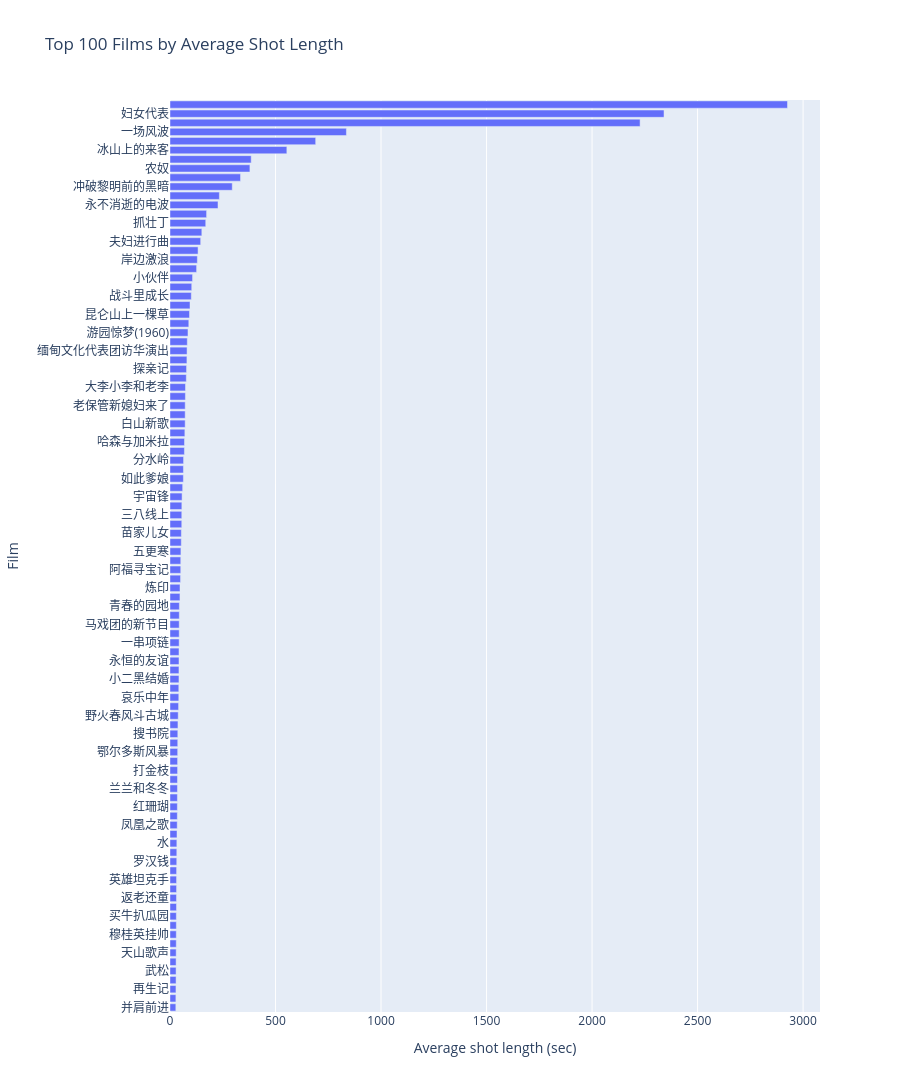

Source (notebook cell):
### Markdown cell above
## 1. Top-N Films by Average Shot Length

High values are useful for quickly finding likely detection failures or unusually slow-cut films.

### Code cell
top_films = (
    film_level.sort_values("avg_shot_length", ascending=False)
    .head(TOP_N)
    .sort_values("avg_shot_length", ascending=True)
)

fig_top = px.bar(
    top_films,
    x="avg_shot_length",
    y="film",
    orientation="h",
    title=f"Top {TOP_N} Films by Average Shot Length",
    hover_data=["shot_count", "median_shot_length", "total_duration_sec", "year", "filmType", "colour", "match_method"],
)
fig_top.update_layout(height=max(700, TOP_N * 18), xaxis_title="Average shot length (sec)", yaxis_title="Film")
fig_top.show()

### Figure 1 — Plotly figure (JSON) as saved in the notebook; plotly's stock layout.template omitted (floating-point values rounded to 4 significant figures; data arrays with more than 128 entries replaced by an {"elided": "..."} marker saying what was removed)
{"data": [{"customdata": {"elided": "100x7 mixed values"}, "hovertemplate": "avg_shot_length=%{x}<br>film=%{y}<br>shot_count=%{customdata[0]}<br>median_shot_length=%{customdata[1]}<br>total_duration_sec=%{customdata[2]}<br>year=%{customdata[3]}<br>filmType=%{customdata[4]}<br>colour=%{customdata[5]}<br>match_method=%{customdata[6]}<extra></extra>", "legendgroup": "", "marker": {"color": "#636efa", "pattern": {"shape": ""}}, "name": "", "orientation": "h", "showlegend": false, "textposition": "auto", "type": "bar", "x": [27.65, 27.85, 28.24, 28.7, 28.76, 28.93, 29.29, 29.64, 29.82, 30.03, 30.05, 30.68, 30.71, 31.02, 31.03, 31.29, 32.04, 32.26, 32.44, 33.29, 34.21, 34.73, 34.89, 35.09, 35.36, 35.41, 35.91, 36.02, 36.44, 36.76, 37.05, 37.7, 38.96, 40.65, 41.7, 41.72, 42.44, 42.45, 42.6, 42.6, 43.34, 43.57, 43.69, 44.14, 44.39, 47.2, 47.46, 50.05, 50.99, 51.05, 51.78, 53.46, 53.76, 55.76, 55.82, 56.13, 57.28, 60.05, 63.38, 63.62, 64.33, 68.26, 68.65, 70.44, 71.9, 71.94, 72.01, 72.98, 73.47, 77.27, 78.41, 80.19, 80.82, 82.03, 85.2, 89.12, 92.47, 94.88, 100.9, 103.0, 106.9, 126.1, 129.6, 133.0, 145.4, 150.8, 169.3, 173.4, 227.4, 234.0, 295.0, 334.2, 378.7, 384.8, 553.7, 690.3, 836.0, 2228.0, 2341.0, 2926.0], "xaxis": "x", "y": ["并肩前进", "梅兰芳的舞台艺术（下集）", "再生记", "复试", "武松", "淮上人家", "天山歌声", "陈三五娘", "穆桂英挂帅", "赤峰号", "买牛扒瓜园", "杜十娘", "返老还童", "金银滩", "英雄坦克手", "马兰花", "罗汉钱", "燎原", "水", "雾海夜航", "凤凰之歌", "蚕花姑娘", "红珊瑚", "自有后来人", "兰兰和冬冬", "荒山泪", "打金枝", "拾玉镯", "鄂尔多斯风暴", "渡江探险", "搜书院", "胜利重逢", "野火春风斗古城", "蝴蝶杯", "哀乐中年", "闽江橘子红", "小二黑结婚", "锡城的故事", "永恒的友谊", "延安游击队", "一串项链", "小姑贤", "马戏团的新节目", "洛神", "青春的园地", "赵小兰", "炼印", "天罗地网", "阿福寻宝记", "碧海丹心", "五更寒", "宝葫芦的秘密", "苗家儿女", "一件提案", "三八线上", "球场风波", "宇宙锋", "哥俩好", "如此爹娘", "南海的早晨", "分水岭", "上金山", "哈森与加米拉", "女司机", "白山新歌", "雪海银山", "老保管新媳妇来了", "花木兰", "大李小李和老李", "秘密图纸", "探亲记", "突破乌江", "缅甸文化代表团访华演出", "地下航线", "游园惊梦(1960)", "红鹰展翅", "昆仑山上一棵草", "鲁班的传说", "战斗里成长", "沙漠里的战斗", "小伙伴", "友谊", "岸边激浪", "椰林曲", "夫妇进行曲", "不能走那条路", "抓壮丁", "矿灯", "永不消逝的电波", "兵临城下", "冲破黎明前的黑暗", "水乡的春天", "农奴", "飞刀华", "冰山上的来客", "李时珍", "一场风波", "以革命的名义", "妇女代表", "蓝桥会"], "yaxis": "y"}], "layout": {"barmode": "relative", "height": 1800, "legend": {"tracegroupgap": 0}, "title": {"text": "Top 100 Films by Average Shot Length"}, "xaxis": {"anchor": "y", "domain": [0, 1], "title": {"text": "Average shot length (sec)"}}, "yaxis": {"anchor": "x", "domain": [0, 1], "title": {"text": "Film"}}}}
